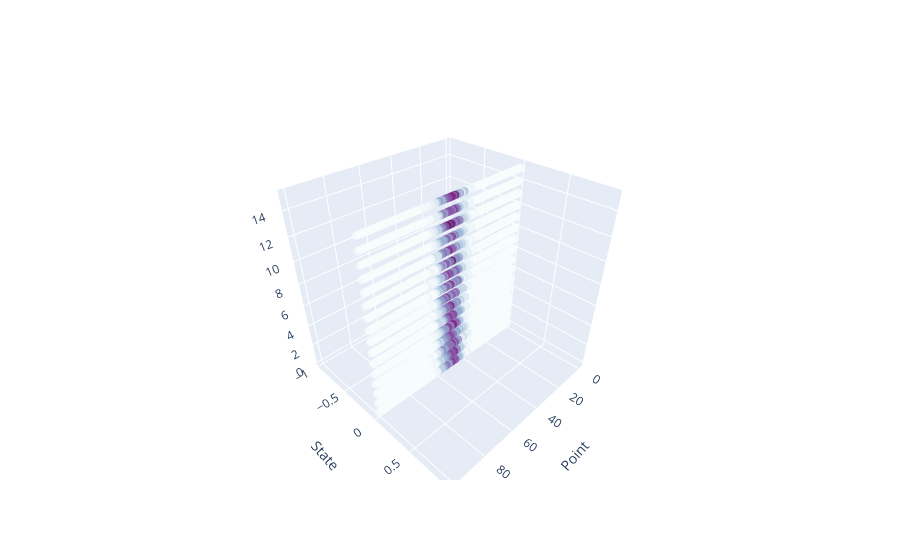

The notebook cell this image was saved under:
### Code cell
plot_tensor(sampler.sampled.unsqueeze(1), labels=["Point", "State", ""], size=3)

### Figure 1 — Plotly figure (JSON) as saved in the notebook; plotly's stock layout.template omitted (floating-point values rounded to 4 significant figures; data arrays with more than 128 entries replaced by an {"elided": "..."} marker saying what was removed)
{"data": [{"marker": {"color": {"elided": "1616 int values"}, "colorscale": [[0, "rgb(247,252,253)"], [0.125, "rgb(224,236,244)"], [0.25, "rgb(191,211,230)"], [0.375, "rgb(158,188,218)"], [0.5, "rgb(140,150,198)"], [0.625, "rgb(140,107,177)"], [0.75, "rgb(136,65,157)"], [0.875, "rgb(129,15,124)"], [1, "rgb(77,0,75)"]], "opacity": 0.7, "size": 3}, "mode": "markers", "type": "scatter3d", "x": {"elided": "1616 int values"}, "y": {"elided": "1616 int values"}, "z": {"elided": "1616 int values"}}], "layout": {"scene": {"xaxis": {"title": {"text": "Point"}}, "yaxis": {"title": {"text": "State"}}, "zaxis": {"title": {"text": ""}}}}}
